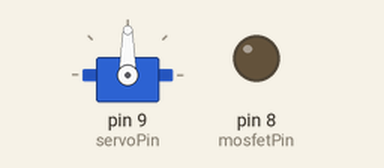
A sketch run on a simulated Arduino Uno, built with avr-gcc and run on an emulated ATmega328P. Shown: servo, output pins drawn as LEDs (lit = HIGH).

Above: at 0.1 s.
At 0.6 s:
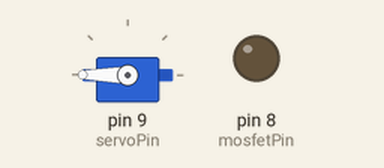
At 1.6 s:
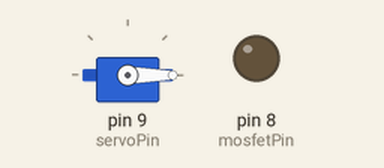
At 4.6 s:
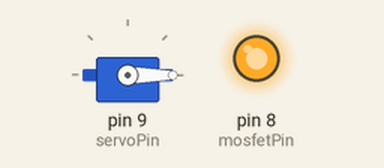
Timing chart, 0 to 6.1 s (numbered marks = the images above):
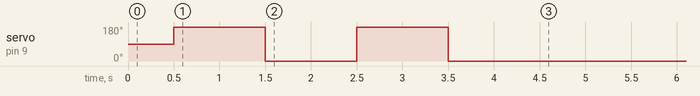

The sketch:

fish_feeder.ino.ino
```cpp
#include <Servo.h>

Servo myServo;

// Pin assignments
const int servoPin = 9;     // Servo PWM pin (orange wire)
const int mosfetPin = 8;    // MOSFET gate control pin

// Timing
const unsigned long interval = 28800000UL; // 6 hours in ms (6*60*60*1000)
unsigned long previousMillis = 0;

void setup() {
  myServo.attach(servoPin);

  pinMode(mosfetPin, OUTPUT);
  digitalWrite(mosfetPin, HIGH); // MOSFET OFF at startup (P-MOSFET off = gate high)

  previousMillis = millis(); // start timing

 // Turn ON servo power
    digitalWrite(mosfetPin, LOW);
    delay(500);  // wait for boost & servo to power up

    // Move servo 0 -> 180 -> 0
    myServo.write(180);
    delay(1000);   // give servo time to reach position
    myServo.write(0);
    delay(1000);
    myServo.write(180);
    delay(1000);   // give servo time to reach position
    myServo.write(0);
    delay(1000);

    // Turn OFF servo power
    digitalWrite(mosfetPin, HIGH);


}

void loop() {
  unsigned long currentMillis = millis();

  if (currentMillis - previousMillis >= interval) {
    previousMillis = currentMillis;

    // Turn ON servo power
    digitalWrite(mosfetPin, LOW);
    delay(500);  // wait for boost & servo to power up

    // Move servo 0 -> 180 -> 0
    myServo.write(180);
    delay(1000);   // give servo time to reach position
    myServo.write(0);
    delay(1000);
    myServo.write(180);
    delay(1000);   // give servo time to reach position
    myServo.write(0);
    delay(1000);

    // Turn OFF servo power
    digitalWrite(mosfetPin, HIGH);
  }
}
```
